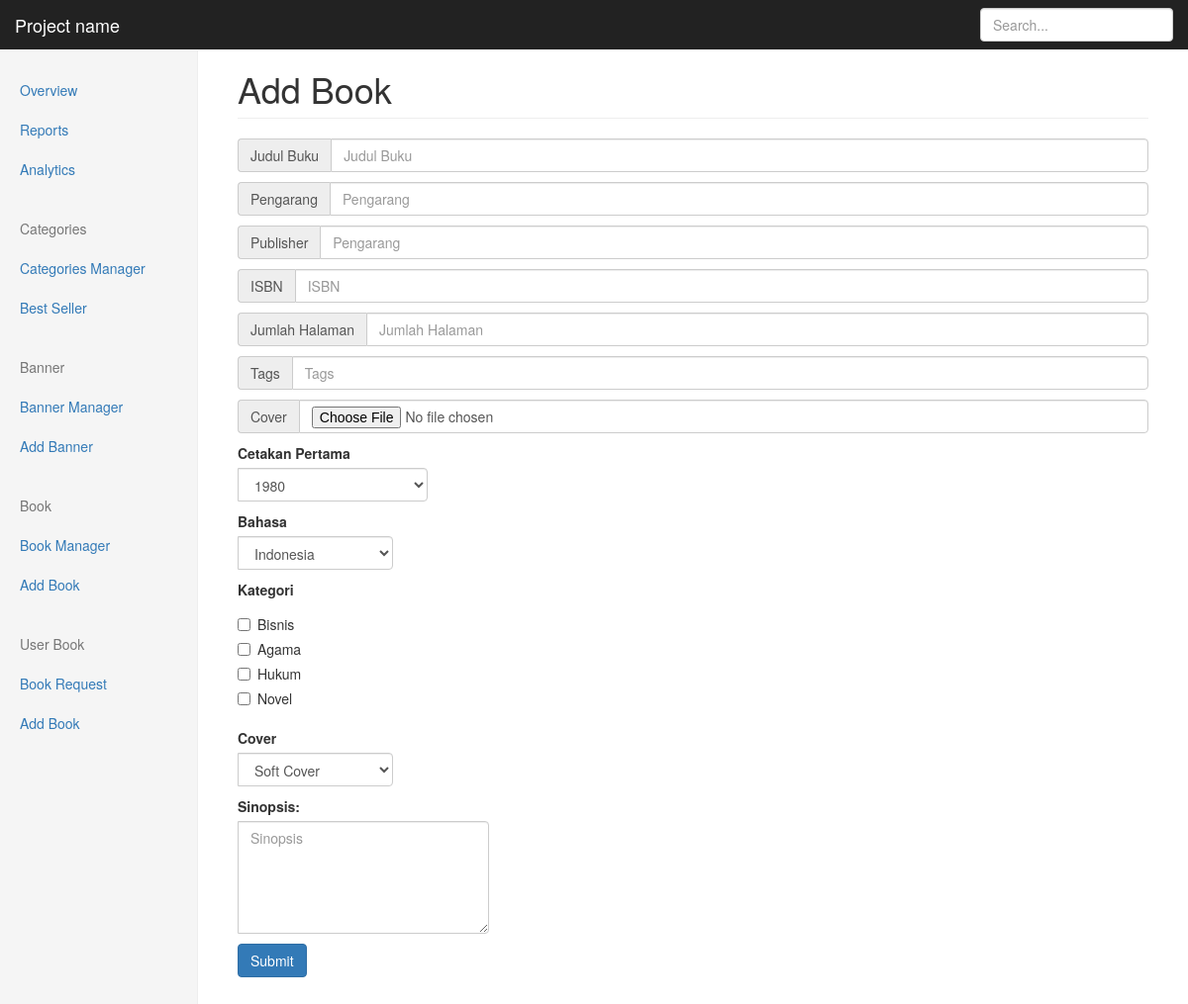
Screenshot of /index.php/super/adminbook/add_book with the database file from the repository.
### tables this page shows
CREATE TABLE `book_category` (
  `id_b_category` int(11) NOT NULL,
  `name_b_category` varchar(100) NOT NULL,
  `desc_b_category` text,
  `slug_category` varchar(100) DEFAULT NULL
);

### application/controllers/super/AdminBook.php (called while the page is built, shortened)
<?php
class Adminbook extends CI_Controller {
	public function __construct()
	{
		$this->load->library('session');
		$this->load->library('fixstring');
		$this->load->helper('url');
		$this->load->library('form_validation');
		$this->load->helper(array('form', 'url'));
		$this->load->model('super/M_AdminBook');
		$this->load->library('image_lib');
	}
	private function getCategories()
	{
		$data = $this->M_AdminBook->getCategories();
		return $data;
	}
	public function add_book()
	{
		$data['header']=$this->load->view('super/parts/header','',true);
		$data['navbar']=$this->load->view('super/parts/navbar','',true);
		$data['sidebar']=$this->load->view('super/parts/sidebar','',true);
		$data['footer']=$this->load->view('super/parts/footer','',true);
		$data['categories'] = $this->getCategories();
		$this->load->view('super/book/add_book',$data);
	}
}
?>

### index.php (called while the page is built, shortened)
<?php
require_once BASEPATH.'core/CodeIgniter.php';

### application/models/super/M_AdminBook.php (called while the page is built, shortened)
<?php
  Class M_AdminBook extends CI_Model
  {
	public function getCategories()
	{
		 $change = $this->db->query
		("
			SELECT * from book_category
		");
		$result = $change->result();
		return $result;
	}
  }
 ?>

### application/views/super/book/add_book.php (the view, shortened to what this page needs)
<!DOCTYPE html>
<html lang="en">
	<head>
		<?php echo $header ?>
		<link href="<?php echo base_url()?>assets/css/admin/dashboard.css" rel="stylesheet">
	</head>
	<body>
	<?php echo $navbar?>
    <div class="container-fluid">
		<div class="row">
		<?php echo $sidebar?>
			<div class="col-sm-9 col-sm-offset-3 col-md-10 col-md-offset-2 main">
				<h1 class="page-header">Add Book</h1>
				<?php echo form_open_multipart('super/adminbook/do_add_book');?>
				<div class="input-group">
					<span class="input-group-addon" id="sizing-addon2">Judul Buku</span>
					<input type="text" name="judulbuku" class="form-control" placeholder="Judul Buku" aria-describedby="sizing-addon2">
				</div>
				<div class="input-group">
					<span class="input-group-addon" id="sizing-addon2">Pengarang</span>
					<input type="text" name="pengarang" class="form-control" placeholder="Pengarang" aria-describedby="sizing-addon2">
				</div>
				<div class="input-group">
					<span class="input-group-addon" id="sizing-addon2">Publisher</span>
					<input type="text" name="publisher" class="form-control" placeholder="Pengarang" aria-describedby="sizing-addon2">
				</div>
				<div class="input-group">
					<span class="input-group-addon" id="sizing-addon2">ISBN</span>
					<input type="text" name="isbn" class="form-control" placeholder="ISBN" aria-describedby="sizing-addon2">
				</div>
				<div class="input-group">
					<span class="input-group-addon" id="sizing-addon2">Jumlah Halaman</span>
					<input type="number" name="halaman" class="form-control" placeholder="Jumlah Halaman" aria-describedby="sizing-addon2">
				</div>
				<div class="input-group">
					<span class="input-group-addon" id="sizing-addon2">Tags</span>
					<input type="text" name="tags" class="form-control" placeholder="Tags" aria-describedby="sizing-addon2">
				</div>
				<div class="input-group">
					<span class="input-group-addon" id="sizing-addon2">Cover</span>
					<input type="file" name="picture" class="form-control" aria-describedby="sizing-addon2">
				</div>
				<div class="input-group">
					<div class="form-group">
					  <label for="cetakan_pertama">Cetakan Pertama</label>
					  <select name="cetakan_pertama" class="form-control" id="cetakan_pertama">
						<?php for($i=1980;$i<2017;$i++){?>
						<option value="<?php echo $i ?>"><?php echo $i ?></option>
						<?php } ?>
					  </select>
					</div>
				</div>
				<div class="input-group">
					<div class="form-group">
					  <label for="sel1">Bahasa</label>
					  <select name="bahasa" class="form-control" id="sel1">
						<option value="indonesia">Indonesia</option>
					  </select>
					</div>
				</div>
				<div class="input-group">
					<label for="kategori">Kategori</label>
					<?php for($i=0;$i<count($categories);$i++){?>
					<div class="checkbox" id="kategori">
						<label><input name="category[]" type="checkbox" value="<?php echo $categories[$i]->id_b_category?>"><?php echo $categories[$i]->name_b_category?></label>
					</div>
					<?php } ?>
				</div>
				<div class="input-group">
					<div class="form-group">
					  <label for="sel2">Cover</label>
					  <select name="cover" class="form-control" id="sel2">
						<option value="soft">Soft Cover</option>
					  </select>
					</div>
				</div>
				<div class="input-group">
					<div class="form-group">
					  <label for="comment">Sinopsis:</label>
					  <textarea name="sinopsis" class="form-control" rows="5" id="comment" placeholder="Sinopsis"></textarea>
					</div>
				</div>
				<div class="input-group">
					<button type="submit" class="btn btn-default btn-primary">Submit</button>
				</div>
				</form>
			</div>
		</div>
    </div>
	</body>
</html>

### assets/css/admin/dashboard.css (style rules this page uses)
body { padding-top: 50px; }
.main { padding: 20px; }
@media (min-width: 768px) { .main { padding-right: 40px; padding-left: 40px; } }
.main .page-header { margin-top: 0; }
.input-group { margin-bottom:10px; }

### application/views/super/parts/header.php (style rules this page uses)
body { background-color:white!important; }

### rows the page displays
book_category: name_b_category "Bisnis"
book_category: name_b_category "Agama"
book_category: name_b_category "Hukum"
book_category: name_b_category "Novel"

### other values shown
form field cetakan_pertama "1980"
